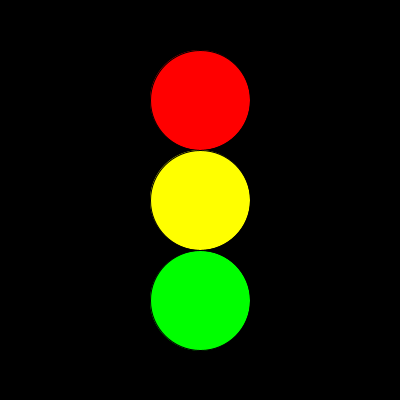
Frame 1 (no input)
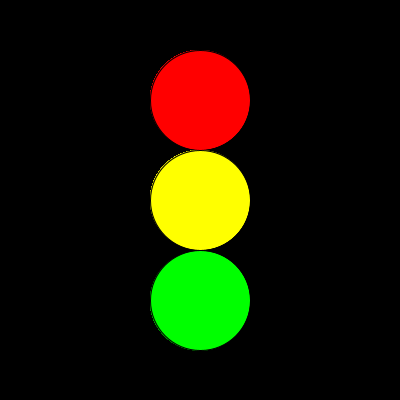
Frame 60 (the mouse pressed at the canvas centre just before this capture)
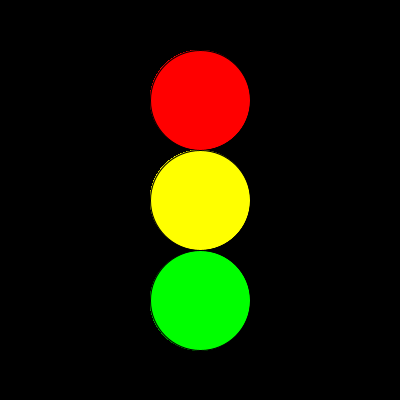
Frame 120 (the mouse held since frame 60 and released just before this capture)

The Processing sketch that drew these frames (run headless with seeded random() and noise(); from frame 60 on, the mouse is pressed at the canvas centre):

// Processing sketch: sketch_3_a
// ── sketch_3_a.pde
color red = color(255,0,0);
color yellow = color(255,255,0);
color green = color(0,255,0);
color background = color(0);

void setup(){
  size(400,400);
  background(background);
}

void draw(){
  fill(red);  
  ellipse(width/2,height/4,100,100);
  fill(yellow);
  ellipse(width/2,height/2,100,100);
  fill(green);
  ellipse(width/2,height/1.33,100,100);
}
